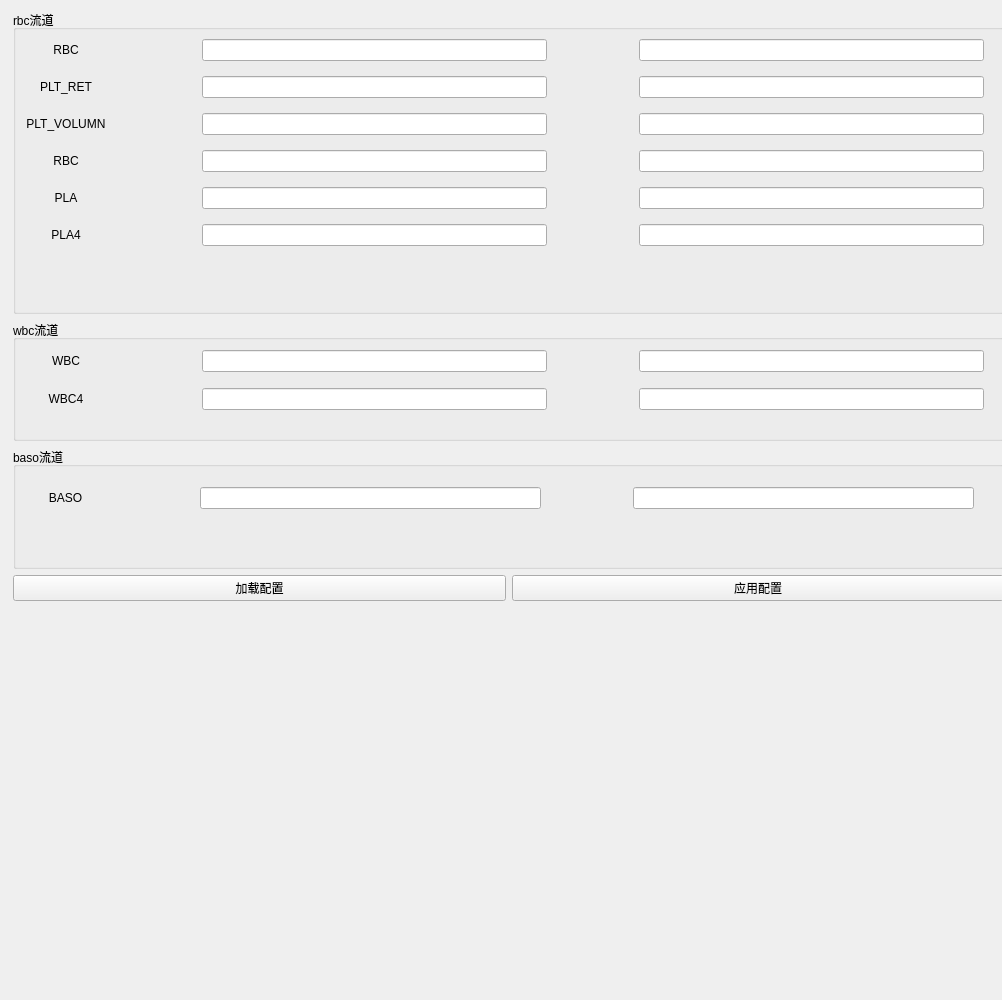
       <widget class="QWidget" name="scrollAreaWidgetContents_3">
        <property name="geometry">
         <rect>
          <x>0</x>
          <y>0</y>
          <width>1002</width>
          <height>1000</height>
         </rect>
        </property>
        <property name="minimumSize">
         <size>
          <width>1000</width>
          <height>1000</height>
         </size>
        </property>
        <widget class="QWidget" name="layoutWidget_13">
         <property name="geometry">
          <rect>
           <x>13</x>
           <y>10</y>
           <width>991</width>
           <height>591</height>
          </rect>
         </property>
         <layout class="QVBoxLayout" name="verticalLayout_10">
          <item>
           <layout class="QVBoxLayout" name="verticalLayout_11" stretch="5,2,2">
            <item>
             <widget class="QGroupBox" name="groupBox_7">
              <property name="title">
               <string>rbc流道</string>
              </property>
              <widget class="QWidget" name="layoutWidget_14">
               <property name="geometry">
                <rect>
                 <x>10</x>
                 <y>20</y>
                 <width>961</width>
                 <height>231</height>
                </rect>
               </property>
               <layout class="QVBoxLayout" name="verticalLayout_12">
                <item>
                 <layout class="QHBoxLayout" name="horizontalLayout_21" stretch="1,1,4,1,4">
                  <item>
                   <widget class="QLabel" name="label_19">
                    <property name="text">
                     <string>RBC</string>
                    </property>
                    <property name="alignment">
                     <set>Qt::AlignCenter</set>
                    </property>
                   </widget>
                  </item>
                  <item>
                   <spacer name="horizontalSpacer_37">
                    <property name="orientation">
                     <enum>Qt::Horizontal</enum>
                    </property>
                    <property name="sizeHint" stdset="0">
                     <size>
                      <width>40</width>
                      <height>20</height>
                     </size>
                    </property>
                   </spacer>
                  </item>
                  <item>
                   <widget class="QLineEdit" name="lineEdit_37"/>
                  </item>
                  <item>
                   <spacer name="horizontalSpacer_38">
                    <property name="orientation">
                     <enum>Qt::Horizontal</enum>
                    </property>
                    <property name="sizeHint" stdset="0">
                     <size>
                      <width>40</width>
                      <height>20</height>
                     </size>
                    </property>
                   </spacer>
                  </item>
                  <item>
                   <widget class="QLineEdit" name="lineEdit_38"/>
                  </item>
                 </layout>
                </item>
                <item>
                 <layout class="QHBoxLayout" name="horizontalLayout_22" stretch="1,1,4,1,4">
                  <item>
                   <widget class="QLabel" name="label_20">
                    <property name="text">
                     <string>PLT_RET</string>
                    </property>
                    <property name="alignment">
                     <set>Qt::AlignCenter</set>
                    </property>
                   </widget>
                  </item>
                  <item>
                   <spacer name="horizontalSpacer_39">
                    <property name="orientation">
                     <enum>Qt::Horizontal</enum>
                    </property>
                    <property name="sizeHint" stdset="0">
                     <size>
                      <width>40</width>
                      <height>20</height>
                     </size>
                    </property>
                   </spacer>
                  </item>
                  <item>
                   <widget class="QLineEdit" name="lineEdit_39"/>
                  </item>
                  <item>
                   <spacer name="horizontalSpacer_40">
                    <property name="orientation">
                     <enum>Qt::Horizontal</enum>
                    </property>
                    <property name="sizeHint" stdset="0">
                     <size>
                      <width>40</width>
                      <height>20</height>
                     </size>
                    </property>
                   </spacer>
                  </item>
                  <item>
                   <widget class="QLineEdit" name="lineEdit_40"/>
                  </item>
                 </layout>
                </item>
                <item>
                 <layout class="QHBoxLayout" name="horizontalLayout_23" stretch="1,1,4,1,4">
                  <item>
                   <widget class="QLabel" name="label_21">
                    <property name="text">
                     <string>PLT_VOLUMN</string>
                    </property>
                    <property name="alignment">
                     <set>Qt::AlignCenter</set>
                    </property>
                   </widget>
                  </item>
                  <item>
                   <spacer name="horizontalSpacer_41">
                    <property name="orientation">
                     <enum>Qt::Horizontal</enum>
                    </property>
                    <property name="sizeHint" stdset="0">
                     <size>
                      <width>40</width>
                      <height>20</height>
                     </size>
                    </property>
                   </spacer>
                  </item>
                  <item>
                   <widget class="QLineEdit" name="lineEdit_41"/>
                  </item>
                  <item>
                   <spacer name="horizontalSpacer_42">
                    <property name="orientation">
                     <enum>Qt::Horizontal</enum>
                    </property>
                    <property name="sizeHint" stdset="0">
                     <size>
                      <width>40</width>
                      <height>20</height>
                     </size>
                    </property>
                   </spacer>
                  </item>
                  <item>
                   <widget class="QLineEdit" name="lineEdit_42"/>
                  </item>
                 </layout>
                </item>
                <item>
                 <layout class="QHBoxLayout" name="horizontalLayout_24" stretch="1,1,4,1,4">
                  <item>
                   <widget class="QLabel" name="label_22">
                    <property name="text">
                     <string>RBC</string>
                    </property>
                    <property name="alignment">
                     <set>Qt::AlignCenter</set>
                    </property>
                   </widget>
                  </item>
                  <item>
                   <spacer name="horizontalSpacer_43">
                    <property name="orientation">
                     <enum>Qt::Horizontal</enum>
                    </property>
                    <property name="sizeHint" stdset="0">
                     <size>
                      <width>40</width>
                      <height>20</height>
                     </size>
                    </property>
                   </spacer>
                  </item>
                  <item>
                   <widget class="QLineEdit" name="lineEdit_43"/>
                  </item>
                  <item>
                   <spacer name="horizontalSpacer_44">
                    <property name="orientation">
                     <enum>Qt::Horizontal</enum>
                    </property>
                    <property name="sizeHint" stdset="0">
                     <size>
                      <width>40</width>
                      <height>20</height>
                     </size>
                    </property>
                   </spacer>
                  </item>
                  <item>
                   <widget class="QLineEdit" name="lineEdit_44"/>
                  </item>
                 </layout>
                </item>
                <item>
                 <layout class="QHBoxLayout" name="horizontalLayout_25" stretch="1,1,4,1,4">
                  <item>
                   <widget class="QLabel" name="label_23">
                    <property name="text">
                     <string>PLA</string>
                    </property>
                    <property name="alignment">
                     <set>Qt::AlignCenter</set>
                    </property>
                   </widget>
                  </item>
                  <item>
                   <spacer name="horizontalSpacer_45">
                    <property name="orientation">
                     <enum>Qt::Horizontal</enum>
                    </property>
                    <property name="sizeHint" stdset="0">
                     <size>
                      <width>40</width>
                      <height>20</height>
                     </size>
                    </property>
                   </spacer>
                  </item>
                  <item>
                   <widget class="QLineEdit" name="lineEdit_45"/>
                  </item>
                  <item>
                   <spacer name="horizontalSpacer_46">
                    <property name="orientation">
                     <enum>Qt::Horizontal</enum>
                    </property>
                    <property name="sizeHint" stdset="0">
                     <size>
                      <width>40</width>
                      <height>20</height>
                     </size>
                    </property>
                   </spacer>
                  </item>
                  <item>
                   <widget class="QLineEdit" name="lineEdit_46"/>
                  </item>
                 </layout>
                </item>
                <item>
                 <layout class="QHBoxLayout" name="horizontalLayout_26" stretch="1,1,4,1,4">
                  <item>
                   <widget class="QLabel" name="label_24">
                    <property name="text">
                     <string>PLA4</string>
                    </property>
                    <property name="alignment">
                     <set>Qt::AlignCenter</set>
                    </property>
                   </widget>
                  </item>
                  <item>
                   <spacer name="horizontalSpacer_47">
                    <property name="orientation">
                     <enum>Qt::Horizontal</enum>
                    </property>
                    <property name="sizeHint" stdset="0">
                     <size>
                      <width>40</width>
                      <height>20</height>
                     </size>
                    </property>
                   </spacer>
                  </item>
                  <item>
                   <widget class="QLineEdit" name="lineEdit_47"/>
                  </item>
                  <item>
                   <spacer name="horizontalSpacer_48">
                    <property name="orientation">
                     <enum>Qt::Horizontal</enum>
                    </property>
                    <property name="sizeHint" stdset="0">
                     <size>
                      <width>40</width>
                      <height>20</height>
                     </size>
                    </property>
                   </spacer>
                  </item>
                  <item>
                   <widget class="QLineEdit" name="lineEdit_48"/>
                  </item>
                 </layout>
                </item>
               </layout>
              </widget>
             </widget>
            </item>
            <item>
             <widget class="QGroupBox" name="groupBox_8">
              <property name="title">
               <string>wbc流道</string>
              </property>
              <widget class="QWidget" name="layoutWidget_15">
               <property name="geometry">
                <rect>
                 <x>10</x>
                 <y>20</y>
                 <width>961</width>
                 <height>81</height>
                </rect>
               </property>
               <layout class="QVBoxLayout" name="verticalLayout_13">
                <item>
                 <layout class="QHBoxLayout" name="horizontalLayout_27" stretch="1,1,4,1,4">
                  <item>
                   <widget class="QLabel" name="label_25">
                    <property name="text">
                     <string>WBC</string>
                    </property>
                    <property name="alignment">
                     <set>Qt::AlignCenter</set>
                    </property>
                   </widget>
                  </item>
                  <item>
                   <spacer name="horizontalSpacer_49">
                    <property name="orientation">
                     <enum>Qt::Horizontal</enum>
                    </property>
                    <property name="sizeHint" stdset="0">
                     <size>
                      <width>40</width>
                      <height>20</height>
                     </size>
                    </property>
                   </spacer>
                  </item>
                  <item>
                   <widget class="QLineEdit" name="lineEdit_49"/>
                  </item>
                  <item>
                   <spacer name="horizontalSpacer_50">
                    <property name="orientation">
                     <enum>Qt::Horizontal</enum>
                    </property>
                    <property name="sizeHint" stdset="0">
                     <size>
                      <width>40</width>
                      <height>20</height>
                     </size>
                    </property>
                   </spacer>
                  </item>
                  <item>
                   <widget class="QLineEdit" name="lineEdit_50"/>
                  </item>
                 </layout>
                </item>
                <item>
                 <layout class="QHBoxLayout" name="horizontalLayout_28" stretch="1,1,4,1,4">
                  <item>
                   <widget class="QLabel" name="label_26">
                    <property name="text">
                     <string>WBC4</string>
                    </property>
                    <property name="alignment">
                     <set>Qt::AlignCenter</set>
                    </property>
                   </widget>
                  </item>
                  <item>
                   <spacer name="horizontalSpacer_51">
                    <property name="orientation">
                     <enum>Qt::Horizontal</enum>
                    </property>
                    <property name="sizeHint" stdset="0">
                     <size>
                      <width>40</width>
                      <height>20</height>
                     </size>
                    </property>
                   </spacer>
                  </item>
                  <item>
                   <widget class="QLineEdit" name="lineEdit_51"/>
                  </item>
                  <item>
                   <spacer name="horizontalSpacer_52">
                    <property name="orientation">
                     <enum>Qt::Horizontal</enum>
                    </property>
                    <property name="sizeHint" stdset="0">
                     <size>
                      <width>40</width>
                      <height>20</height>
                     </size>
                    </property>
                   </spacer>
                  </item>
                  <item>
                   <widget class="QLineEdit" name="lineEdit_52"/>
                  </item>
                 </layout>
                </item>
               </layout>
              </widget>
             </widget>
            </item>
            <item>
             <widget class="QGroupBox" name="groupBox_9">
              <property name="title">
               <string>baso流道</string>
              </property>
              <widget class="QWidget" name="layoutWidget_16">
               <property name="geometry">
                <rect>
                 <x>10</x>
                 <y>40</y>
                 <width>951</width>
                 <height>22</height>
                </rect>
               </property>
               <layout class="QHBoxLayout" name="horizontalLayout_29" stretch="1,1,4,1,4">
                <item>
                 <widget class="QLabel" name="label_27">
                  <property name="text">
                   <string>BASO</string>
                  </property>
                  <property name="alignment">
                   <set>Qt::AlignCenter</set>
                  </property>
                 </widget>
                </item>
                <item>
                 <spacer name="horizontalSpacer_53">
                  <property name="orientation">
                   <enum>Qt::Horizontal</enum>
                  </property>
                  <property name="sizeHint" stdset="0">
                   <size>
                    <width>40</width>
                    <height>20</height>
                   </size>
                  </property>
                 </spacer>
                </item>
                <item>
                 <widget class="QLineEdit" name="lineEdit_53"/>
                </item>
                <item>
                 <spacer name="horizontalSpacer_54">
                  <property name="orientation">
                   <enum>Qt::Horizontal</enum>
                  </property>
                  <property name="sizeHint" stdset="0">
                   <size>
                    <width>40</width>
                    <height>20</height>
                   </size>
                  </property>
                 </spacer>
                </item>
                <item>
                 <widget class="QLineEdit" name="lineEdit_54"/>
                </item>
               </layout>
              </widget>
             </widget>
            </item>
           </layout>
          </item>
          <item>
           <layout class="QHBoxLayout" name="horizontalLayout_30">
            <item>
             <widget class="QPushButton" name="pushButton_5">
              <property name="text">
               <string>加载配置</string>
              </property>
             </widget>
            </item>
            <item>
             <widget class="QPushButton" name="pushButton_6">
              <property name="text">
               <string>应用配置</string>
              </property>
             </widget>
            </item>
           </layout>
          </item>
         </layout>
        </widget>
       </widget>
